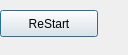
<?xml version="1.0" encoding="UTF-8"?>
<ui version="4.0">
 <class>Dialog</class>
 <widget class="QDialog" name="Dialog">
  <property name="geometry">
   <rect>
    <x>0</x>
    <y>0</y>
    <width>128</width>
    <height>55</height>
   </rect>
  </property>
  <property name="windowTitle">
   <string>Dialog</string>
  </property>
  <widget class="QPushButton" name="pushReStart">
   <property name="geometry">
    <rect>
     <x>0</x>
     <y>10</y>
     <width>98</width>
     <height>27</height>
    </rect>
   </property>
   <property name="text">
    <string>ReStart</string>
   </property>
  </widget>
 </widget>
 <resources/>
 <connections>
  <connection>
   <sender>pushReStart</sender>
   <signal>clicked()</signal>
   <receiver>Dialog</receiver>
   <slot>slotReStart()</slot>
   <hints>
    <hint type="sourcelabel">
     <x>48</x>
     <y>23</y>
    </hint>
    <hint type="destinationlabel">
     <x>63</x>
     <y>27</y>
    </hint>
   </hints>
  </connection>
 </connections>
 <slots>
  <slot>slotReStart()</slot>
 </slots>
</ui>
